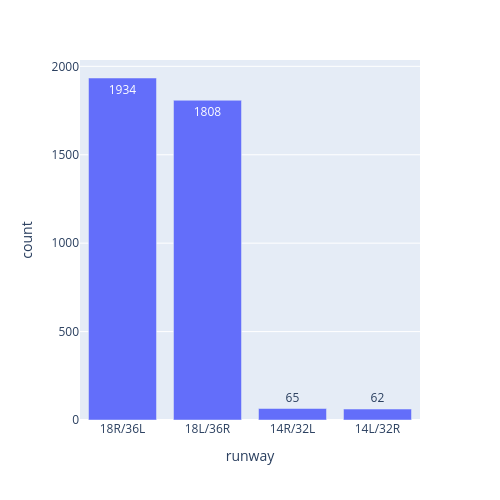

Notebook code cell kept with this figure:
### Markdown cell above
Vemos la distribución de las pistas

### Code cell
counts = df['runway'].value_counts().reset_index()
counts.columns = ['runway', 'count']
fig = px.bar(counts, x='runway', y='count', text='count',width=500, height=500)
fig.show()

### Figure 1 — Plotly figure (JSON) as saved in the notebook; plotly's stock layout.template omitted (floating-point values rounded to 4 significant figures)
{"data": [{"hovertemplate": "runway=%{x}<br>count=%{text}<extra></extra>", "legendgroup": "", "marker": {"color": "#636efa", "pattern": {"shape": ""}}, "name": "", "orientation": "v", "showlegend": false, "text": [1934.0, 1808.0, 65.0, 62.0], "textposition": "auto", "type": "bar", "x": ["18R/36L", "18L/36R", "14R/32L", "14L/32R"], "xaxis": "x", "y": [1934, 1808, 65, 62], "yaxis": "y"}], "layout": {"barmode": "relative", "height": 500, "legend": {"tracegroupgap": 0}, "margin": {"t": 60}, "width": 500, "xaxis": {"anchor": "y", "domain": [0, 1], "title": {"text": "runway"}}, "yaxis": {"anchor": "x", "domain": [0, 1], "title": {"text": "count"}}}}
